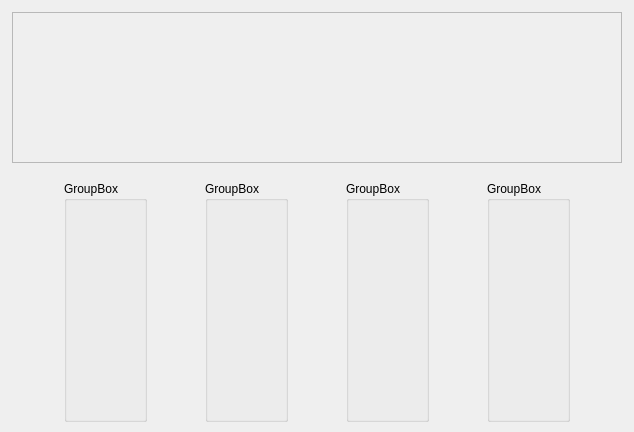
<?xml version="1.0" encoding="UTF-8"?>
<ui version="4.0">
 <class>Widget</class>
 <widget class="QWidget" name="Widget">
  <property name="geometry">
   <rect>
    <x>0</x>
    <y>0</y>
    <width>634</width>
    <height>432</height>
   </rect>
  </property>
  <property name="windowTitle">
   <string>具有DragDrop功能的组件</string>
  </property>
  <widget class="QWidget" name="horizontalLayoutWidget">
   <property name="geometry">
    <rect>
     <x>12</x>
     <y>181</y>
     <width>611</width>
     <height>241</height>
    </rect>
   </property>
   <layout class="QHBoxLayout" name="horizontalLayout_2">
    <item>
     <widget class="QGroupBox" name="groupBox_1">
      <property name="sizePolicy">
       <sizepolicy hsizetype="Fixed" vsizetype="Preferred">
        <horstretch>0</horstretch>
        <verstretch>0</verstretch>
       </sizepolicy>
      </property>
      <property name="title">
       <string>GroupBox</string>
      </property>
     </widget>
    </item>
    <item>
     <widget class="QGroupBox" name="groupBox">
      <property name="sizePolicy">
       <sizepolicy hsizetype="Fixed" vsizetype="Preferred">
        <horstretch>0</horstretch>
        <verstretch>0</verstretch>
       </sizepolicy>
      </property>
      <property name="title">
       <string>GroupBox</string>
      </property>
     </widget>
    </item>
    <item>
     <widget class="QGroupBox" name="groupBox_2">
      <property name="sizePolicy">
       <sizepolicy hsizetype="Fixed" vsizetype="Preferred">
        <horstretch>0</horstretch>
        <verstretch>0</verstretch>
       </sizepolicy>
      </property>
      <property name="title">
       <string>GroupBox</string>
      </property>
     </widget>
    </item>
    <item>
     <widget class="QGroupBox" name="groupBox_3">
      <property name="sizePolicy">
       <sizepolicy hsizetype="Fixed" vsizetype="Preferred">
        <horstretch>0</horstretch>
        <verstretch>0</verstretch>
       </sizepolicy>
      </property>
      <property name="title">
       <string>GroupBox</string>
      </property>
     </widget>
    </item>
   </layout>
  </widget>
  <widget class="QFrame" name="frame">
   <property name="geometry">
    <rect>
     <x>12</x>
     <y>12</y>
     <width>610</width>
     <height>151</height>
    </rect>
   </property>
   <property name="frameShape">
    <enum>QFrame::Shape::StyledPanel</enum>
   </property>
   <property name="frameShadow">
    <enum>QFrame::Shadow::Raised</enum>
   </property>
  </widget>
 </widget>
 <resources/>
 <connections/>
</ui>
